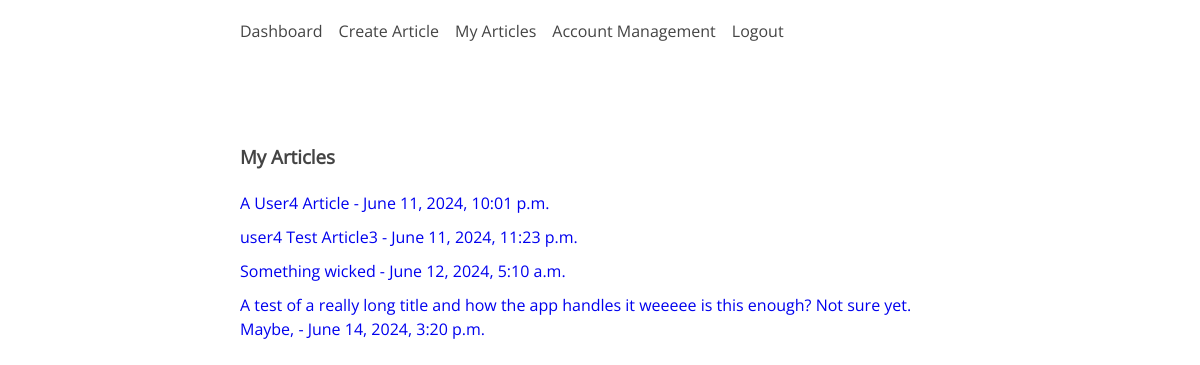
Page /user/user-articles/ (signed in) on the earlier database version.
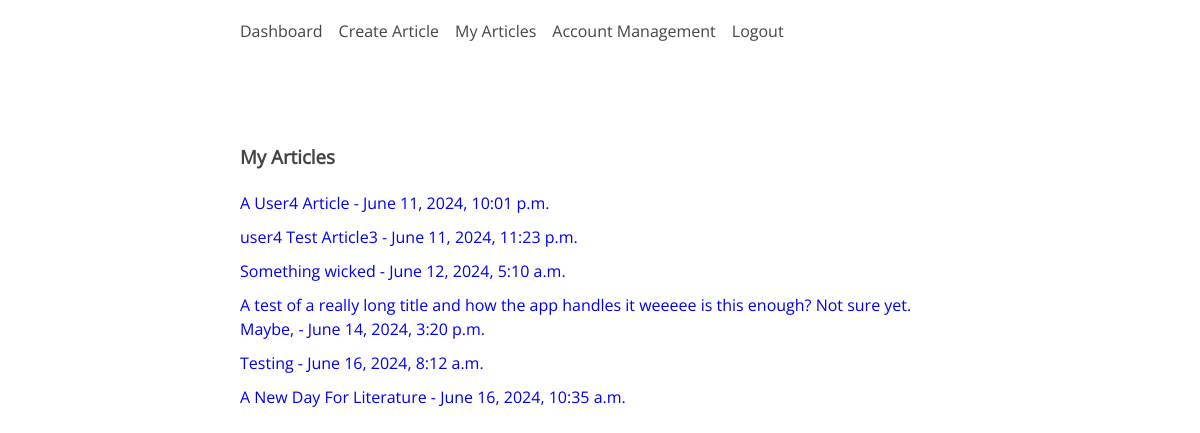
Same page on the later database version.
### user/models.py (models this page shows, shortened)
class Article(models.Model):
    title = models.CharField(max_length=100)
    content = MarkdownxField()
    created_at = models.DateTimeField(auto_now_add=True)
    updated_at = models.DateTimeField(auto_now=True)
    user = models.ForeignKey(CustomUser, max_length=10, on_delete=models.CASCADE, null=True)

### user/views.py (the view)
# urls.py: path('user-articles/', views.user_articles, name='user-articles'),
@login_required(login_url='user-login')
def user_articles(request):
    articles = Article.objects.filter(user=request.user)
    context = {'AllArticles': articles}
    return render(request, 'user/user-articles.html', context)

### user/templates/user/user-articles.html (shortened to what this page needs)
{% extends 'user/navbar.html' %}
{% block content %}
<h3>My Articles</h3>
{% for article in AllArticles %}
<div class="user-articles">
        <a href="{% url 'article-detail' article.id %}">{{ article.title }} - {{ article.created_at }}</a>
    </div>
{% endfor %}
{% endblock %}

Differences in the rows shown:
added Article: title "Testing", created_at "June 16, 2024, 8:12 a.m."
added Article: title "A New Day For Literature", created_at "June 16, 2024, 10:35 a.m."
